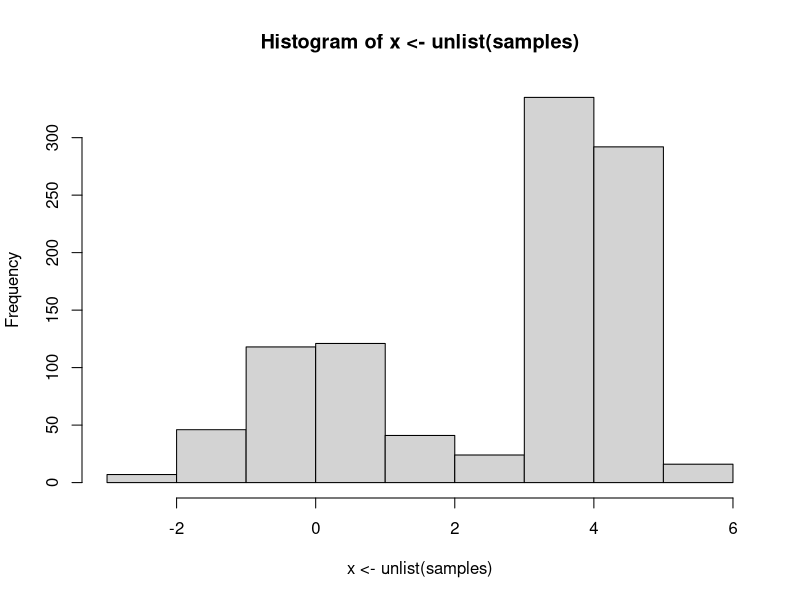
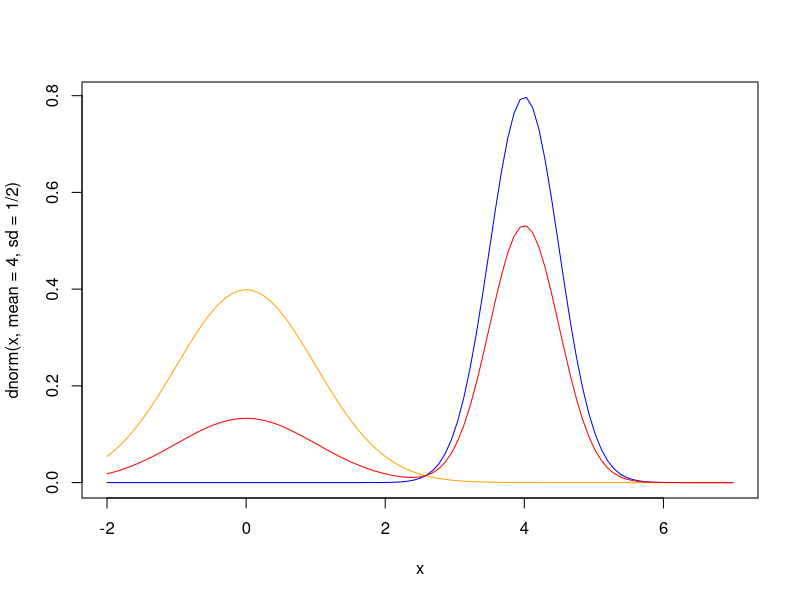
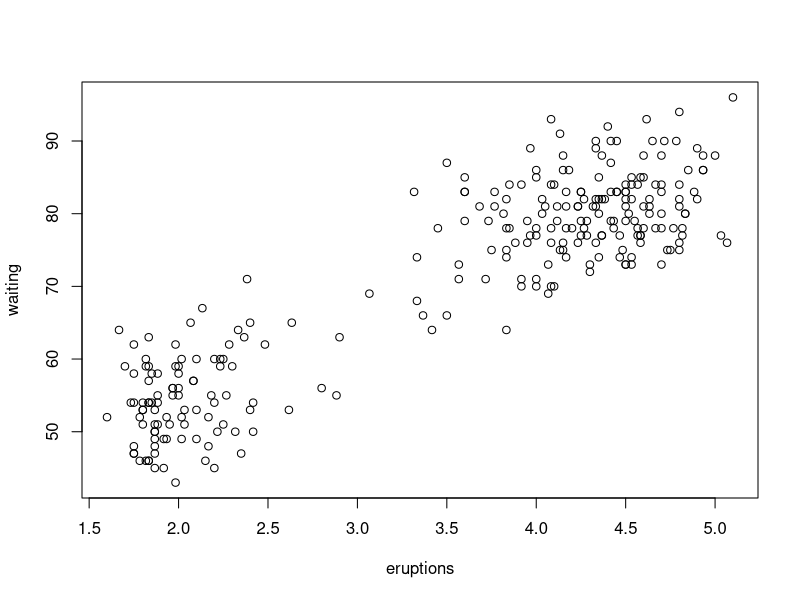
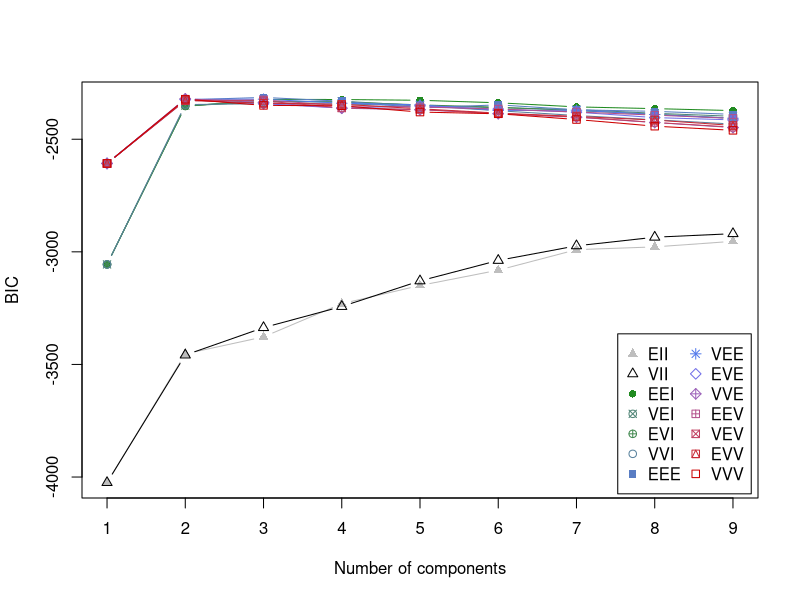
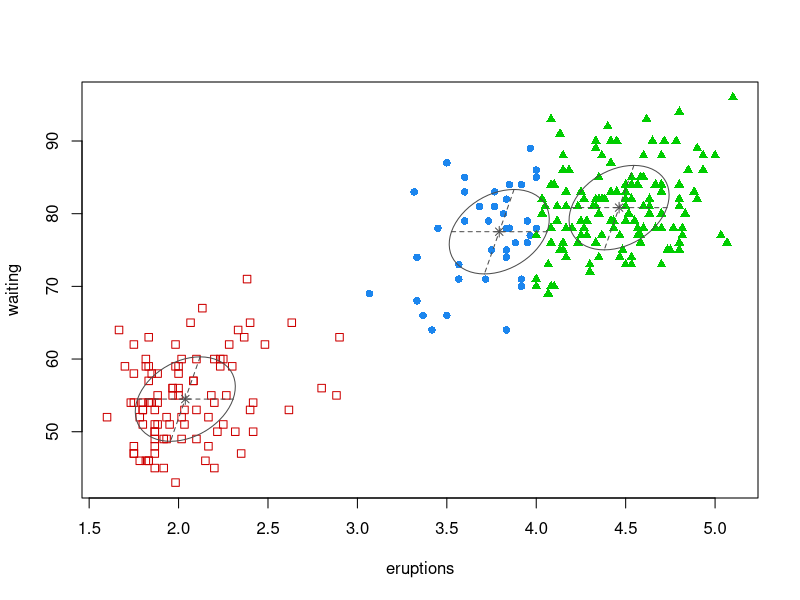
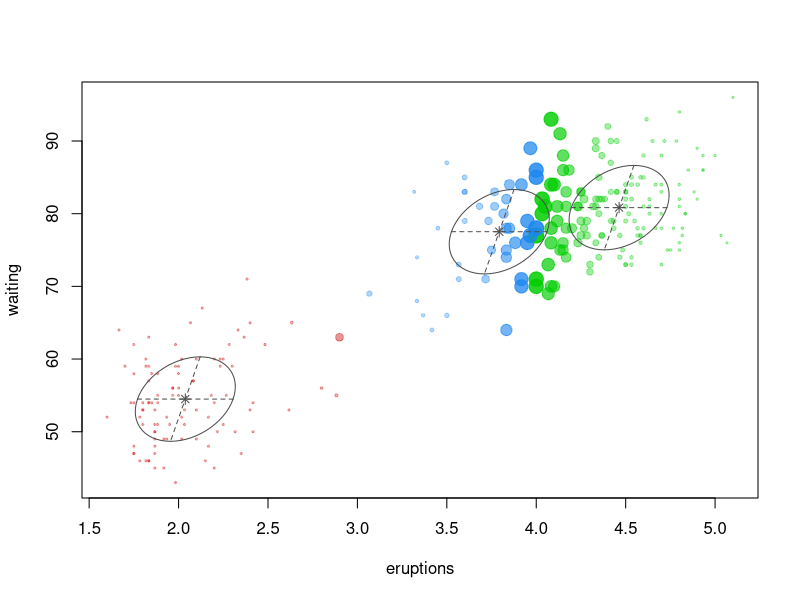
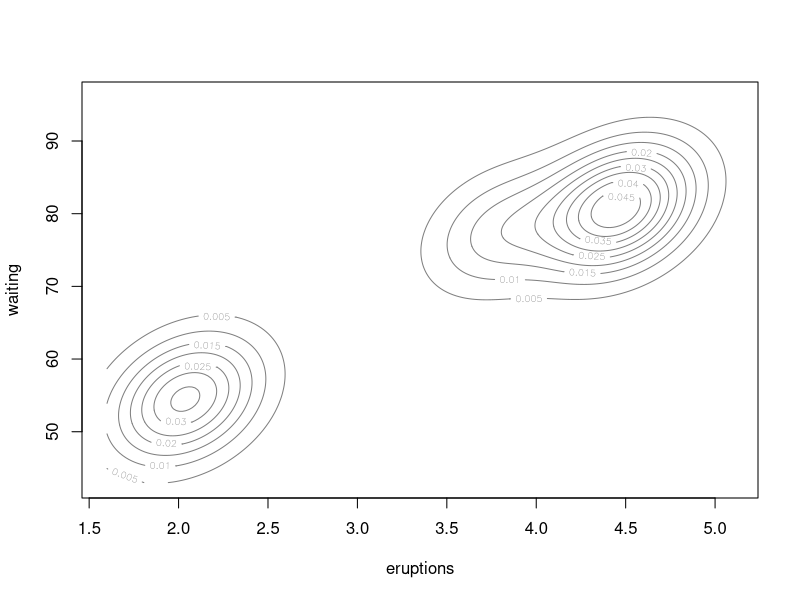
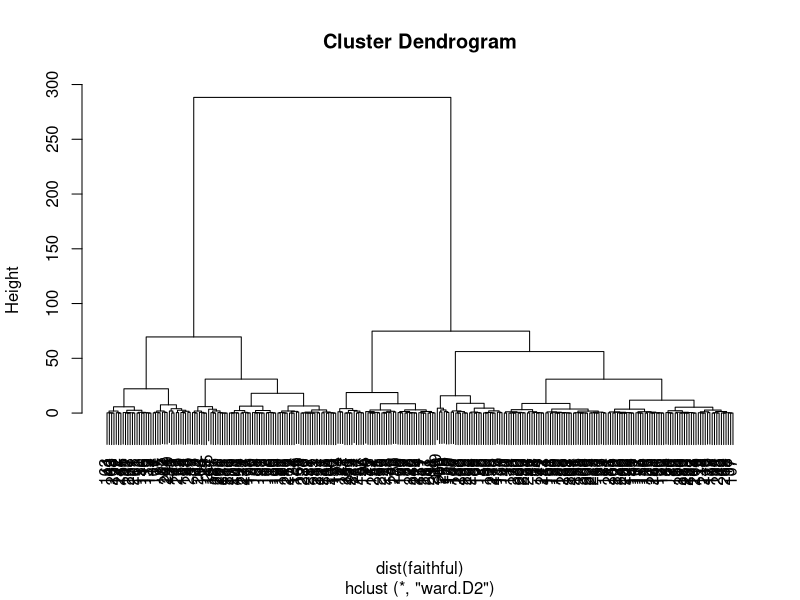

These charts were generated, in order, by the following R code:
## ---- chunk 1
knitr::opts_chunk$set(echo = TRUE)
## ---- chunk 2
nks<-rmultinom(1,1000,prob = c(1/3,2/3))
means<-c(0,4)
sds<-c(1,1/2)
samples <- mapply(function(nk,mean,sd){rnorm(nk,mean,sd)},
                  nks,
                  means,
                  sds)
hist(x<-unlist(samples))

curve(dnorm(x,mean=4,sd=1/2),-2,7,col="blue")
curve(dnorm(x,mean=0,sd=1),-2,7,col="orange",add=TRUE)

mixture<-function(x){
  1/3* dnorm(x,mean=0,sd=1)+
  2/3* dnorm(x,mean=4,sd=1/2) 
    }
curve(mixture(x),-2,7,col="red",add=TRUE)

res.kmeans<-kmeans(x,2,nstart = 10)
list.of.cluster<- split(data.frame(x),res.kmeans$cluster)
mapply(function(cluster){paste("mean:", mean(cluster[[1]]),
                                "sd: ",sd(cluster[[1]]),"\n")},list.of.cluster)
## ---- chunk 3
library(mclust)
data("faithful")
plot(faithful)
## ---- chunk 4
faithfulMclust <- Mclust(faithful)
summary(faithfulMclust)
## ---- chunk 5
summary(faithfulMclust, parameters = TRUE)
## ---- chunk 6
plot(faithfulMclust)
## ---- chunk 7
res.hclust<-hclust(dist(faithful), method="ward.D2")
plot(res.hclust)
cutree(res.hclust,3)->hclust.3.clustering
cutree(res.hclust,2)->hclust.2.clustering
mclust.3.clustering<-Mclust(faithful,3)
mclust.2.clustering<-Mclust(faithful,2)
## ---- chunk 8
table(mclust.2.clustering$classification,hclust.2.clustering)
table(mclust.3.clustering$classification,hclust.3.clustering)
